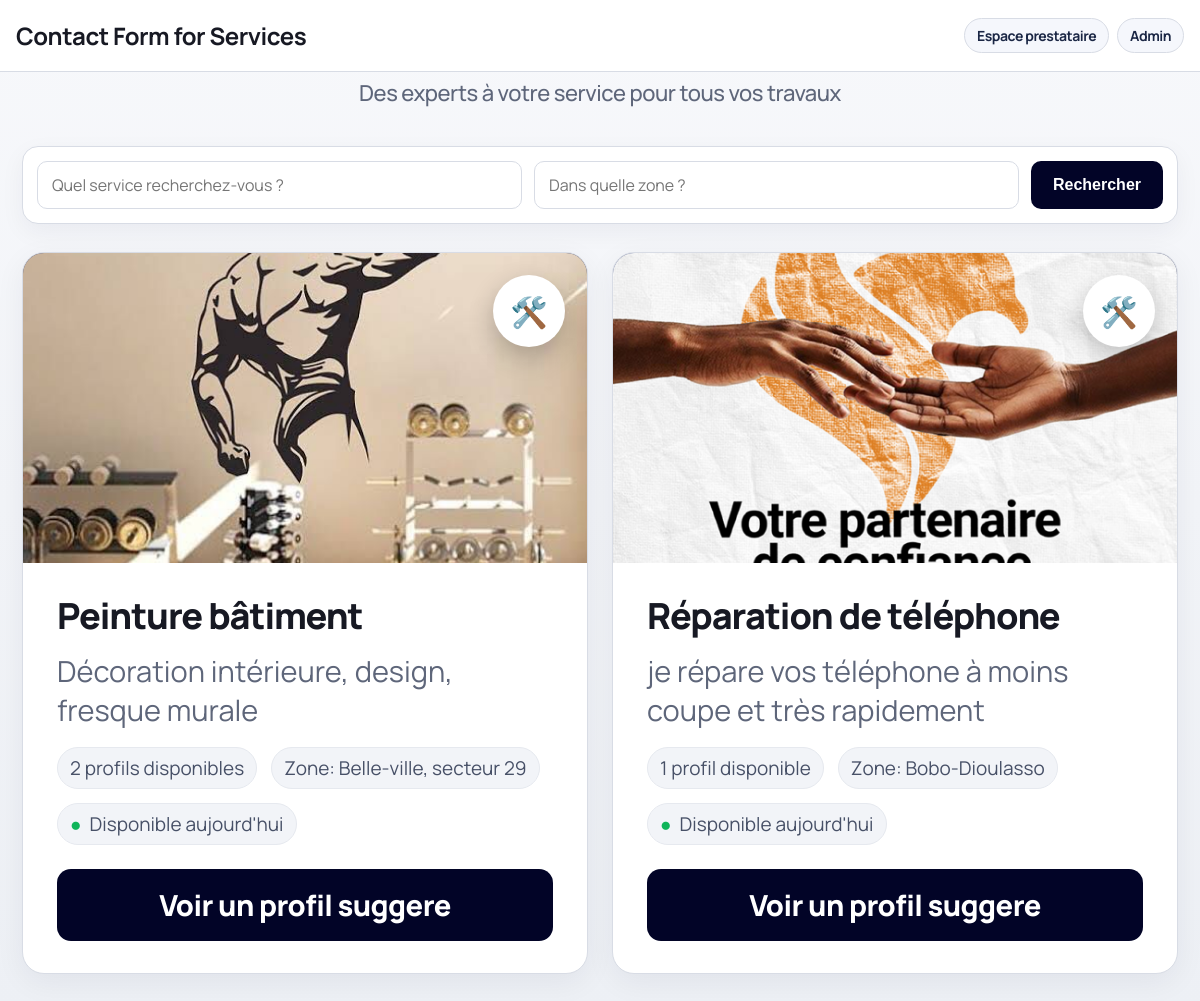
The page / on the database its author committed.
### services/models.py (models this page shows, shortened)
class Service(models.Model):
    prestataire = models.ForeignKey(Prestataire, on_delete=models.CASCADE)
    type_service = models.ForeignKey(
        TypeService, on_delete=models.PROTECT, related_name="services", null=True, blank=True
    )
    nom_service = models.CharField(max_length=100)
    description = models.TextField()
    prix = models.DecimalField(max_digits=10, decimal_places=2)
    publier = models.BooleanField(default=False)
    adresse = models.CharField(max_length=255)
    image = models.ImageField(upload_to='services/images/', null=True, blank=True)
    @property
    def nom_affichage(self):
        if self.type_service_id:
            return self.type_service.nom
        return self.nom_service

class TypeService(models.Model):
    nom = models.CharField(max_length=100, unique=True)
    actif = models.BooleanField(default=True)
    class Meta:
        ordering = ["nom"]
        verbose_name = "type de service"
        verbose_name_plural = "types de service"

### services/views.py (the view)
# urls.py: path('', views.accueil, name='home'),
def accueil(request):
    services = Service.objects.filter(publier=True).select_related(
        "prestataire", "prestataire__user", "type_service"
    )
    query = request.GET.get("q")
    lieu = request.GET.get("lieu") or request.GET.get("adresse")
    if query:
        services = services.filter(
            Q(nom_service__icontains=query)
            | Q(type_service__nom__icontains=query)
            | Q(description__icontains=query)
        ).distinct()
    if lieu:
        services = services.filter(Q(adresse__icontains=lieu)).distinct()
    ordered_services = list(services.order_by("type_service__nom", "nom_service", "id"))
    categories = []
    seen_categories = set()
    profile_count_by_category = {}
    for service in ordered_services:
        category_key = (
            f"type:{service.type_service_id}"
            if service.type_service_id
            else f"legacy:{service.nom_service.strip().lower()}"
        )
        profile_count_by_category[category_key] = (
            profile_count_by_category.get(category_key, 0) + 1
        )
    for service in ordered_services:
        category_key = (
            f"type:{service.type_service_id}"
            if service.type_service_id
            else f"legacy:{service.nom_service.strip().lower()}"
        )
        if category_key in seen_categories:
            continue
        seen_categories.add(category_key)
        service.nb_profils = profile_count_by_category.get(category_key, 1)
        categories.append(service)
    context = {
        "services": categories,
        "query": query,
        "lieu": lieu,
    }
    return render(request, "services/accueil.html", context)

### services/templates/services/accueil.html (shortened to what this page needs)
<!doctype html>
<html lang="fr">
<head>
</head>
<body>
    <header class="topbar">
        <span class="topbar-title">Contact Form for Services</span>
        <span class="topbar-links">
            <a href="{% url 'connexion' %}">Espace prestataire</a>
            <a href="/admin/">Admin</a>
        </span>
    </header>
    <p class="subtitle">Des experts à votre service pour tous vos travaux</p>
    <main class="page">
        <form method="get" action="{% url 'home' %}" class="search-panel">
            <input class="search-field" type="text" name="q" placeholder="Quel service recherchez-vous ?" value="{{ query|default:'' }}">
            <input class="search-field" type="text" name="lieu" placeholder="Dans quelle zone ?" value="{{ lieu|default:'' }}">
            <button type="submit" class="search-button">Rechercher</button>
        </form>
        {% if services %}
            <section class="grid">
                {% for service in services %}
                    <article class="card">
                        <div class="visual">
                            {% if service.image %}
                                <img src="{{ service.image.url }}" alt="{{ service.nom_affichage }}">
                            {% endif %}
                            <div class="badge-icon" aria-hidden="true">🛠️</div>
                        </div>
                        <div class="card-body">
                            <h2>{{ service.nom_affichage }}</h2>
                            <p>{{ service.description|truncatewords:16 }}</p>
                            <div class="meta">
                                <span class="meta-pill">{{ service.nb_profils }} profil{{ service.nb_profils|pluralize }} disponible{{ service.nb_profils|pluralize }}</span>
                                <span class="meta-pill">Zone: {{ service.adresse }}</span>
                                <span class="meta-pill"><span style="color: var(--success);">●</span> Disponible aujourd'hui</span>
                            </div>
                            <a class="cta" href="{% url 'detail_service' service.id %}">
                                Voir un profil suggere
                            </a>
                        </div>
                    </article>
                {% endfor %}
            </section>
        {% else %}
            <section class="empty">
                <h3>Aucun service trouvé</h3>
                <p>Essayez une autre recherche ou élargissez la zone géographique.</p>
            </section>
        {% endif %}
    </main>
</body>
</html>

### services/templates/services/accueil.html (style rules this page uses)
:root { --bg: #edf0f5; --surface: #f7f8fb; --card: #ffffff; --ink: #171923; --muted: #5e667a; --line: #d8dce5; --primary: #1a4ff0; --cta: #020427; --success: #0fb459; }
* { box-sizing: border-box; }
body { margin: 0; font-family: "Manrope", "Segoe UI", sans-serif; color: var(--ink); background: radial-gradient(1200px 400px at 30% -40%, #ffffff 0%, transparent 60%), linear-gradient(180deg, var(--surface) 0%, var(--bg) 100%); }
.topbar { background: #fff; border-bottom: 1px solid var(--line); font-weight: 700; font-size: 24px; letter-spacing: -0.02em; padding: 18px 16px; display: flex; justify-content: space-between; align-items: center; gap: 10px; }
.topbar-title { display: inline-block; }
.topbar-links { display: inline-flex; gap: 8px; flex-wrap: wrap; }
.topbar-links a { text-decoration: none; font-size: 14px; border: 1px solid var(--line); color: #1b2745; background: #f5f7fc; border-radius: 999px; padding: 7px 12px; }
.subtitle { text-align: center; margin: 8px auto 22px; color: var(--muted); font-size: 22px; font-weight: 500; line-height: 1.2; max-width: 1100px; letter-spacing: -0.02em; }
.page { max-width: 1860px; margin: 0 auto; padding: 18px 22px 32px; }
.search-panel { margin: 0 auto 28px; max-width: 1220px; background: #fff; border: 1px solid var(--line); border-radius: 16px; padding: 14px; display: grid; grid-template-columns: 2fr 2fr auto; gap: 12px; box-shadow: 0 8px 24px rgba(13, 23, 63, 0.05); }
.search-field { border: 1px solid var(--line); border-radius: 10px; padding: 12px 14px; font-size: 16px; font-family: inherit; color: var(--ink); background: #fff; }
.search-button { border: 0; border-radius: 10px; background: var(--cta); color: #fff; padding: 12px 22px; font-weight: 700; font-size: 16px; cursor: pointer; }
.grid { display: grid; grid-template-columns: repeat(auto-fit, minmax(300px, 1fr)); gap: 24px; }
.card { background: var(--card); border: 1px solid var(--line); border-radius: 22px; overflow: hidden; box-shadow: 0 8px 30px rgba(8, 19, 56, 0.06); }
.visual { position: relative; height: 310px; background: linear-gradient(140deg, #314177, #0f1335); }
.visual img { width: 100%; height: 100%; object-fit: cover; }
.badge-icon { position: absolute; top: 22px; right: 22px; width: 72px; height: 72px; border-radius: 50%; background: #fff; display: grid; place-items: center; box-shadow: 0 10px 26px rgba(0, 0, 0, 0.24); font-size: 30px; }
.card-body { padding: 28px 34px 32px; }
.card h2 { margin: 0 0 12px; font-size: 36px; font-weight: 800; letter-spacing: -0.03em; }
.card p { margin: 0 0 18px; color: var(--muted); font-size: 29px; line-height: 1.32; }
.meta { display: flex; flex-wrap: wrap; gap: 14px; margin-bottom: 24px; color: #475067; font-size: 19px; }
.meta-pill { display: inline-flex; align-items: center; gap: 8px; background: #f2f4f8; border: 1px solid #e6e9ef; border-radius: 999px; padding: 7px 12px; }
.cta { display: block; width: 100%; text-align: center; text-decoration: none; background: var(--cta); color: #fff; border-radius: 14px; padding: 16px 18px; font-size: 29px; font-weight: 800; letter-spacing: -0.02em; transition: transform .15s ease, box-shadow .15s ease; }

### rows shown on the page
Service: image (picture), nom_affichage "Peinture bâtiment", description "Décoration intérieure, design, fresque murale", nb_profils "2", adresse "Belle-ville, secteur 29"
Service: image (picture), nom_affichage "Réparation de téléphone", description "je répare vos téléphone à moins coupe et très rapidement", nb_profils "1", adresse "Bobo-Dioulasso"
